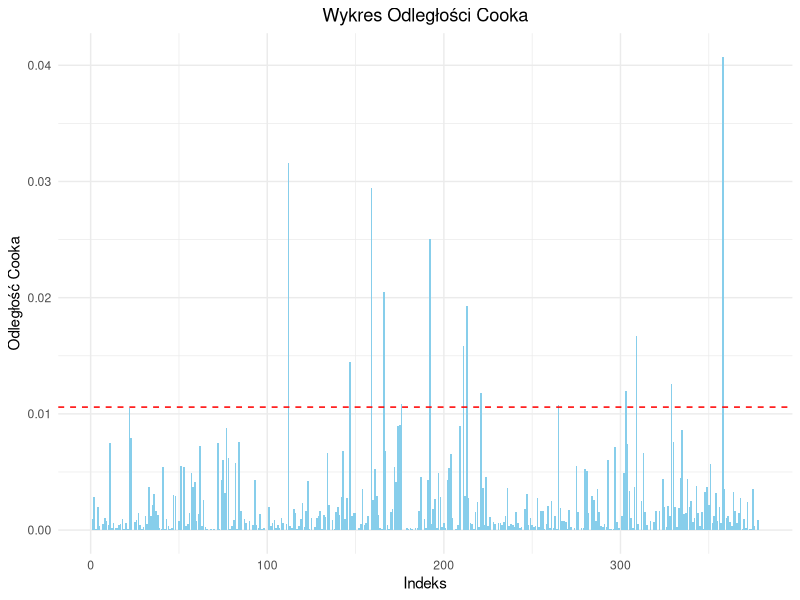
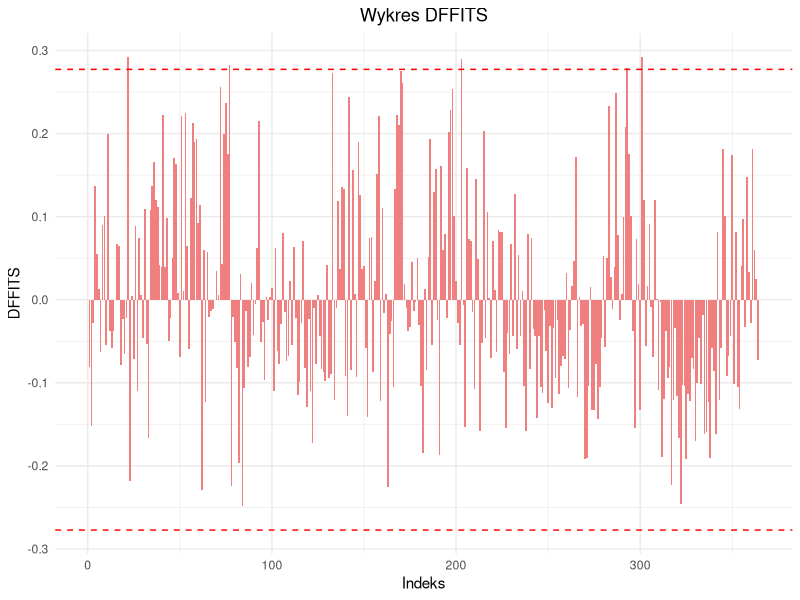
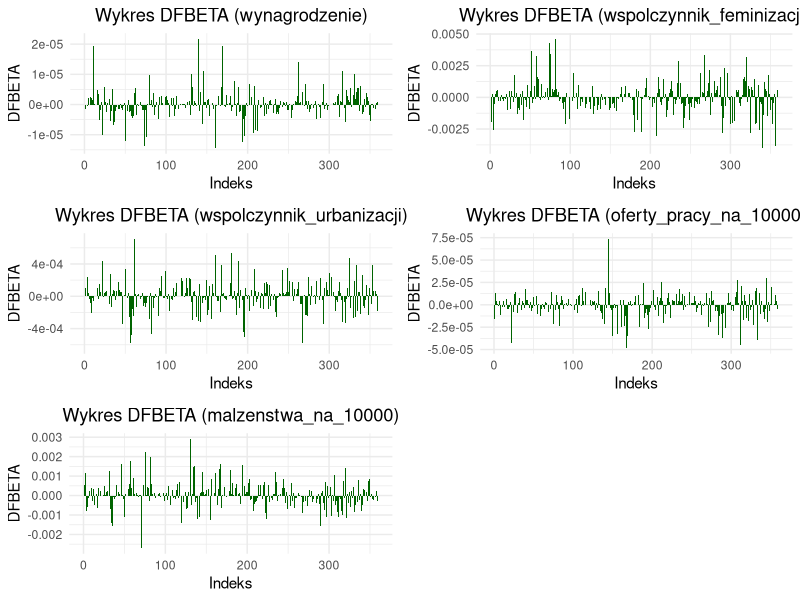

Recreate these plots in R, in order.
# Załaduj wymagane biblioteki
library(openxlsx)
library(dplyr)
library(car)
library(MASS)
library(ggplot2)
library(lmtest)
library(gridExtra)

dane <- read.xlsx("dane.xlsx")

dane <- dane[, -ncol(dane)]

print(nrow(dane))

# Dopasuj początkowy model liniowy
model <- lm(bezrobocie ~ wynagrodzenie + wspolczynnik_feminizacji + wspolczynnik_urbanizacji + oferty_pracy_na_10000 + malzenstwa_na_10000, data = dane)

# Oblicz odległość Cooka
odl_cooka <- cooks.distance(model)
cutoff_cook <- 4 / nrow(dane)
influential_points_cook <- which(odl_cooka > cutoff_cook)

# Wykres odległości Cooka
cooks_data <- data.frame(Index = 1:length(odl_cooka), CookDistance = odl_cooka)

ggplot(cooks_data, aes(x = Index, y = CookDistance)) +
  geom_bar(stat = "identity", fill = "skyblue") +
  geom_hline(yintercept = cutoff_cook, linetype = "dashed", color = "red") +
  labs(title = "Wykres Odległości Cooka",
       x = "Indeks",
       y = "Odległość Cooka") +
  theme_minimal() +
  theme(plot.title = element_text(hjust = 0.5))

# Usuń dane wpływowe dla Cooka
dane <- dane[-influential_points_cook, ]


print(nrow(dane))

# Dopasuj model liniowy
model <- lm(bezrobocie ~ wynagrodzenie + wspolczynnik_feminizacji + wspolczynnik_urbanizacji + oferty_pracy_na_10000 + malzenstwa_na_10000, data = dane)


# Oblicz DFFITS
DFFITS <- dffits(model)
cutoff_dffits <- 2 * sqrt(ncol(dane) / nrow(dane))
influential_points_dffits <- which(abs(DFFITS) > cutoff_dffits)

# Wykres DFFITS
dffits_data <- data.frame(Index = 1:length(DFFITS), DFFITS = DFFITS)

ggplot(dffits_data, aes(x = Index, y = DFFITS)) +
  geom_bar(stat = "identity", fill = "lightcoral") +
  geom_hline(yintercept = cutoff_dffits, linetype = "dashed", color = "red") +
  geom_hline(yintercept = -cutoff_dffits, linetype = "dashed", color = "red") +
  labs(title = "Wykres DFFITS",
       x = "Indeks",
       y = "DFFITS") +
  theme_minimal() +
  theme(plot.title = element_text(hjust = 0.5))


# Usuń dane wpływowe dla DFFITS
dane <- dane[-influential_points_dffits, ]


print(nrow(dane))

# Dopasuj model liniowy
model <- lm(bezrobocie ~ wynagrodzenie + wspolczynnik_feminizacji + wspolczynnik_urbanizacji + oferty_pracy_na_10000 + malzenstwa_na_10000, data = dane)


# Oblicz DFBETA dla wszystkich zmiennych
DFBETA <- dfbeta(model)
n <- nrow(dane)
cutoff_dfbeta <- 2 / sqrt(n)

# Wykresy DFBETA dla wszystkich zmiennych
zmienne <- names(coef(model))[-1] # Nazwy zmiennych niezależnych
plots_dfbeta <- list()
influential_points_dfbeta <- list()
for (i in 1:length(zmienne)) {
  dfbeta_values <- DFBETA[, i + 1]
  influential_points_dfbeta[[i]] <- which(abs(dfbeta_values) > cutoff_dfbeta)
  
  dfbeta_data <- data.frame(Index = 1:nrow(DFBETA), DFBETA = dfbeta_values)
  plot_dfbeta <- ggplot(dfbeta_data, aes(x = Index, y = DFBETA)) +
    geom_bar(stat = "identity", fill = "darkgreen") +
    labs(title = paste("Wykres DFBETA (", zmienne[i], ")", sep = ""),
         x = "Indeks",
         y = "DFBETA") +
    theme_minimal() +
    theme(plot.title = element_text(hjust = 0.5))
  
  plots_dfbeta[[i]] <- plot_dfbeta
}


# Wyświetl wykresy DFBETA jeden pod drugim
grid.arrange(grobs = plots_dfbeta)


#usunięto 19 wierszy

# Oblicz VIF w celu sprawdzenia współliniowości
VIF <- vif(model)
print(VIF)

#VIF nie wykazuje współliniowości (nie ma żadnej zmiennej > 10)


# Wybór modelu za pomocą AIC i regresji krokowej
model_AIC <- stepAIC(model, direction = "both", trace = TRUE)
summary(model_AIC)

# Wybór modelu za pomocą regresji krokowej z testem F
model_F <- step(model, direction = "both", test = "F", trace = TRUE)
summary(model_F)

# odrzucamy współczynnik_urbanizacji

#Dopasowany model
model2 <- lm(bezrobocie ~ wynagrodzenie + wspolczynnik_feminizacji + oferty_pracy_na_10000 + malzenstwa_na_10000, data = dane)

# Test Breuscha-Pagana na heteroskedastyczność
test_bp <- bptest(model2)
print(test_bp$p.value)


# Test RESET na specyfikację modelu
reset <- resettest(model2, power = 3)
print(reset$p.value)

# Test Rainbowa na liniowość
rain_test <- raintest(model2)
print(rain_test$p.value)
# z obu testów wychodzi liniowość p-value 0.1 i 0.08


# Sprawdzenie reszt pod kątem normalności
reszty <- residuals(model2)
shapiro <- shapiro.test(reszty)
print(shapiro$p.value)

#nie ma normalności reszt
